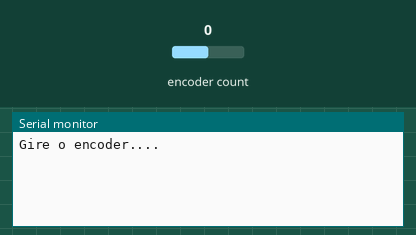
Bench run of a sketch on a simulated Arduino Uno, built with avr-gcc and run on an emulated ATmega328P. On the bench: the last lines printed to the serial monitor. The test bench sets the inputs (shaded band); at power-on: encoder count 0.

Above: at 1.2 s.
1.3 s: encoder count set to 1
At 2.5 s:
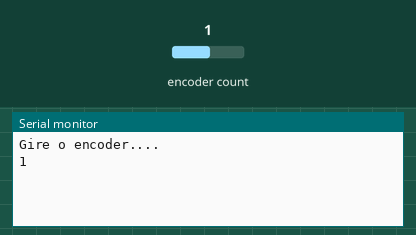
2.8 s: encoder count set to 2
At 3.7 s:
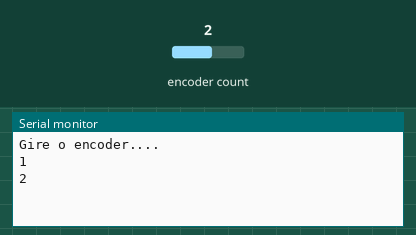

The sketch:

Rotary_Encoder_KY-040.ino
```cpp
//Programa : Teste basico encoder Arduino
//Autor : Arduino e Cia

//Carrega a biblioteca do encoder
#include <RotaryEncoder.h>

//Pinos de ligacao do encoder
RotaryEncoder encoder(A2, A3);

//Variavel para o botao do encoder
int valor = 0;
int newPos = 0;

void setup()
{
  //pinMode(7, INPUT);
  Serial.begin(115200);
  Serial.println("Gire o encoder....");
}

void loop()
{
  /*Descomentar se pretende usar a função de botão do rotary encoder
  //Verifica se o botao do encoder foi pressionado
  valor = digitalRead(7);
  if (valor != 1)
  {
    Serial.println("Botao pressionado");
    while (digitalRead(7) == 0)
      delay(10);
  }
  */

  //Le as informacoes do encoder
  static int pos = 0;
  encoder.tick();
  int newPos = encoder.getPosition();
  //Se a posicao foi alterada, mostra o valor
  //no Serial Monitor
  if (pos != newPos) {
    Serial.println(newPos);
    pos = newPos;
  }
}
```

Measured:
- after the input at 1.3 s, the serial monitor: prints a new line at once (image 1)
- after the input at 2.8 s, the serial monitor: prints a new line at once (image 2)
